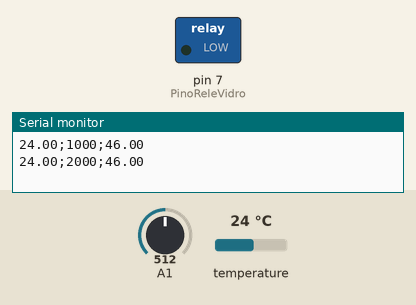
A sketch run on a simulated Arduino Uno, built with avr-gcc and run on an emulated ATmega328P. On the bench: switched loads named in the sketch (green lamp = pin HIGH), the last lines printed to the serial monitor. The test bench sets the inputs (shaded band); at power-on: temperature 24 °C, A1 = 512.

Above: at 3.5 s.
3.6 s: temperature set to 24.4 °C
At 4.6 s:
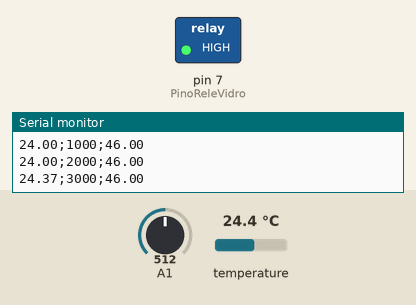
5.2 s: temperature set to 12 °C
At 6.1 s:
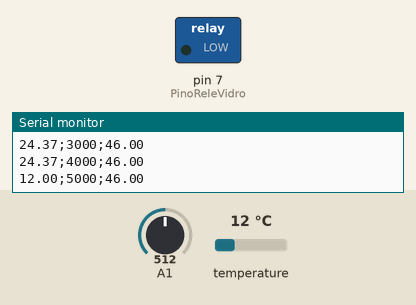
7.2 s: temperature set to 28 °C
At 8.8 s:
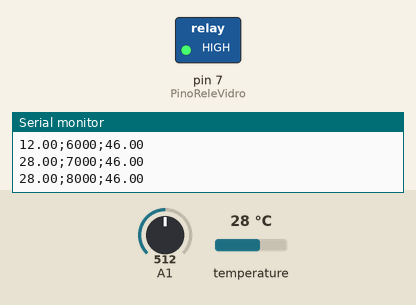
Timing chart, 0 to 10.3 s (numbered marks = the images above; inputs shaded):
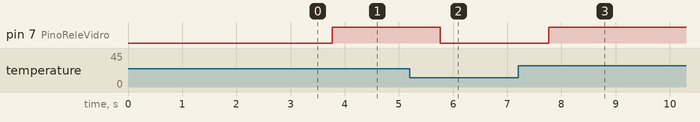

Measured:
- the behaviour switches between 24 and 24.1 °C on temperature (found by bisection; images 0 and 1)
- after the input at 3.6 s, pin 7 (PinoReleVidro): LOW → HIGH after 0.17 s
- after the input at 5.2 s, pin 7 (PinoReleVidro): HIGH → LOW after 0.57 s
- after the input at 7.2 s, pin 7 (PinoReleVidro): LOW → HIGH after 0.57 s

The sketch:

CTmax_alterado.ino
```cpp
// Software de controle de temperatura funcionando no modo aquecimento
// Desenvolvido por Me. Raphael de Jesus Lisboa Aquino
// 2022
// Objetivo: melhorar a repetibilidade de experimentos biológicos de
// medidas de CTmáx.
// Sobre o hardware:
// Pino digital de leitura da temperatura: 3
// Pinos de controle de potência:
// digital 7 para controle da temperatura do VIDRO
// digital 8 para controle da temperatura do AR
// Dois termômetros one-Wire para função: Temperatura ar e Temperatura vidro no pino 3

#include <OneWire.h>
#include <DallasTemperature.h>

#define ONE_WIRE_BUS 3 // Linha de dados vai para o pino digital 3
#define PinoReleVidro 7

OneWire oneWire(ONE_WIRE_BUS);
DallasTemperature sensors(&oneWire);
DeviceAddress outsideThermometer;

float pot = 0; // potenciômetro
float tempAtual; // temperatura do sensor
float aquecimento = 24; //controle da temperatura
float tempAlvo;   // temperatura desejada
unsigned long previousMillis = 0;
unsigned long previousMin = 0;
const long interval = 1000; // intervalo de 1 segundo
const long minuto = 60000; // intervalo de 1 minuto

void setup() {
  Serial.begin(9600);

  pinMode(PinoReleVidro, OUTPUT); //configuração do pino

  sensors.begin();

  if (!sensors.getAddress(outsideThermometer, 0)) {
    Serial.println("Unable to find address for Device 0");
  }
}

void loop() {
  unsigned long currentMillis = millis();
  if ((currentMillis - previousMillis) >= interval) {
    previousMillis = currentMillis;
    sensors.requestTemperatures();
    tempAtual = sensors.getTempC(outsideThermometer);
    pot = analogRead(A1);
    tempAlvo = map(pot, 0, 1023, 23, 70);

    Serial.print(tempAtual);
    Serial.print(";");
    Serial.print(currentMillis);
    Serial.print(";");
    Serial.println(tempAlvo);
  }

  if ((currentMillis - previousMin) >= minuto && aquecimento <= tempAlvo) { //verifica se ja passou 1 minuto e se ja atingiu a tmperatura alvo
    // Incrementa a temperatura alvo em 1 grau
    aquecimento = aquecimento + 1;
    // Atualiza o tempo do minuto
    previousMin = currentMillis;
  }

  if (tempAtual > aquecimento) {
    digitalWrite(PinoReleVidro, HIGH);
  }
  else if (tempAtual <= aquecimento) {
    digitalWrite(PinoReleVidro, LOW);
  }
}
```
